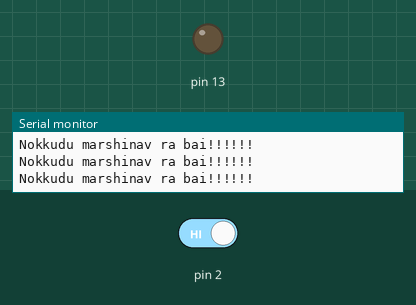
Simulated run of this sketch. Board: Arduino Uno, built with avr-gcc and run on an emulated ATmega328P. Shown: output pins drawn as LEDs (lit = HIGH), the last lines printed to the serial monitor. The inputs (shaded band) are chosen by the test bench; at power-on: pin 2 HIGH.

Above: at 1.2 s.
1.3 s: pin 2 driven LOW
At 2.6 s:
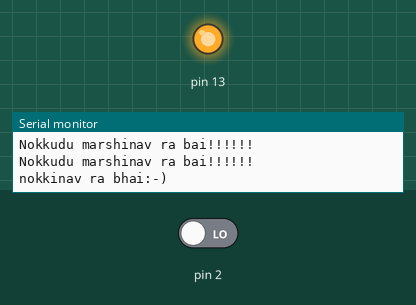
Timing chart, 0 to 4.3 s (numbered marks = the images above; inputs shaded):
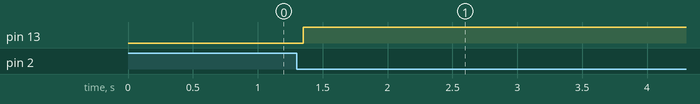

Measured:
- after the input at 1.3 s, pin 13: LOW → HIGH after 0.05 s

The sketch:

key_press_detection.ino
```cpp
void setup() {
  // put your setup code here, to run once:
  pinMode(2, INPUT);
  pinMode(13, OUTPUT);
  Serial.begin(9600);
}

void loop() {
  if (digitalRead(2) == LOW)
  {
    Serial.println("nokkinav ra bhai:-)");
    digitalWrite(13, HIGH);
    delay(5000);
  }
  // put your main code here, to run repeatedly:
  else
  {
    Serial.println("Nokkudu marshinav ra bai!!!!!!");
    digitalWrite(13, LOW);
  }
}
```

practice.c
```cpp
#include<stdio.h>
#include<stdlib.h>
struct node*  insert_big(struct node *head,int val);
struct node* insert_end(struct node* head,int val1);
void display(struct node *);
struct node* linear_search(struct node*,int ele);
struct node* delete_big(struct node *);
struct node{
	int a;
	struct node *next;
	}*head=NULL;

int main(void)
{
	while(10){
	int option,val,ele,val1;
	struct node *Head;
	printf("enter the option:\n 1.insert_big\n 2.display\n 3.linear search\n 4.delete_big\n 5.insert_end\n 6.exit\n");
	scanf("%d",&option);

	switch(option)
	{
	case 1:
		printf("enter the element\n");
		scanf("%d",&val);

		head=insert_big(head,val);
		break;
	case 2:
		display(head);
		break;
	case 3:
		printf("enter the element to search:\n");
		scanf("%d",&ele);
		Head=linear_search(head,ele);
		printf("\nelement is present at %p\n",Head);
		break;
	case 4:
		head=delete_big(head);
		break;
	case 5:
		printf("enter the value:\n");
		scanf("%d",&val1);
		head=insert_end(head,val1);
		break;
	case 6:
		exit(1);
	default:
		printf("wrong choice\n");
		break;
		}//switch
	}//while
}//main

struct node*  insert_big(struct node *head,int val)
{
	struct node *temp=NULL;
	temp=malloc(sizeof(struct node));
	temp->a=val;
	temp->next=NULL;
	if(head==NULL)
	     {
		 head=temp;
		return head;
	     }
	else
	  {
	      temp->next=head;
		head=temp;
		return head;
	   }
free(temp);
temp=NULL;
}

void display(struct node *head)
{
	while(head!=NULL)
	{
		printf("%d->",head->a);
		head=head->next;
	  }
	printf("\n");
}

struct node* linear_search(struct node *head,int ele)
{

	while(head!=NULL)
	{
	     if(head->a == ele)
		{
		printf("%d found\n",head->a);
		return head;
		}
	      head=head->next;
	}
}

struct node* delete_big(struct node *head)
{
	struct node *temp=NULL;
	temp=malloc(sizeof(struct node));
	temp=head;
	if(temp == NULL)
		printf("list is empty\n");
	else
		head=temp->next;
	free(temp);
	temp==NULL;
	return head;
}

struct node* insert_end(struct node *head,int val1)
{
	struct node *temp=NULL;
	temp=malloc(sizeof(struct node));
	temp->a=val1;
	temp->next=head;
	if (head==NULL)
	{
	temp->next=NULL;
	return temp;
	}//if end
	else
	{
	while(temp->next!=NULL)
	{
		temp->next=temp->next->next;
	}//end while
	temp->next->next=temp;
	temp->next=NULL;
	}
	free(temp);
	temp=NULL;
	return head;
}
```

lcd_disp.c
```cpp
// ***********************************************************
// Project:
// Author:
// Module description:
// ***********************************************************

#include <avr\io.h>              // Most basic include files
#include <avr\interrupt.h>       // Add the necessary ones
#include <avr\signal.h>          // here
#include <util\delay.h>
// define variables with constants
#define data_PORT PORTB
#define data_DDR DDRB

#define comand_PORT PORTD
#define comand_DDR DDRD

#define RS PD6
#define EN PD7

#define LCD_clear 0x01
#define LCD_8bit 0x38
#define LCD_cursorOn 0x0f
#define LCD_seek00 0x80
// ***********************************************************
// Main program
//
void LCD_comand(char);
void LCDdisplay(char);
void LCD_init();
int main(void) {
						data_DDR=0xFF;
						comand_DDR=0xE0;
                LCD_init();
                LCDdisplay('R');
                LCD_comand(0x06);
                LCDdisplay('A');
                LCD_comand(0x06);
                LCDdisplay('J');
                LCD_comand(0x06);
                LCDdisplay('E');
                LCD_comand(0x06);
                LCDdisplay('E');
                LCD_comand(0x06);
                LCDdisplay('V');
                LCD_comand(0x06);
                LCDdisplay(' ');
                LCD_comand(0x06);
                LCDdisplay('K');
                LCD_comand(0x06);
                LCDdisplay('U');
                LCD_comand(0x06);
                LCDdisplay('M');
                LCD_comand(0x06);
                LCDdisplay('A');
                LCD_comand(0x06);
                LCDdisplay('R');


}

void LCD_init(void)
{
	LCD_comand(LCD_8bit);
	LCD_comand(LCD_cursorOn);
	LCD_comand(LCD_clear);
	LCD_comand(LCD_seek00);
}

void LCD_comand(char ch)
{
 	data_PORT=ch;
 	comand_PORT=(0<<RS)|(1<<EN);  //signaling to send commands
 	_delay_ms(10);
 	comand_PORT=(0<<RS)|(0<<EN);
 	_delay_ms(45);
 	if(ch==0x01 || ch==0x02)
 		_delay_ms(2);
}

void LCDdisplay(char ch)
{
  data_PORT=ch;
  comand_PORT=(1<<RS)|(1<<EN); //signaling to display
  _delay_us(10);
  comand_PORT=(1<<RS)|(0<<EN);
  _delay_us(1);
}
```
